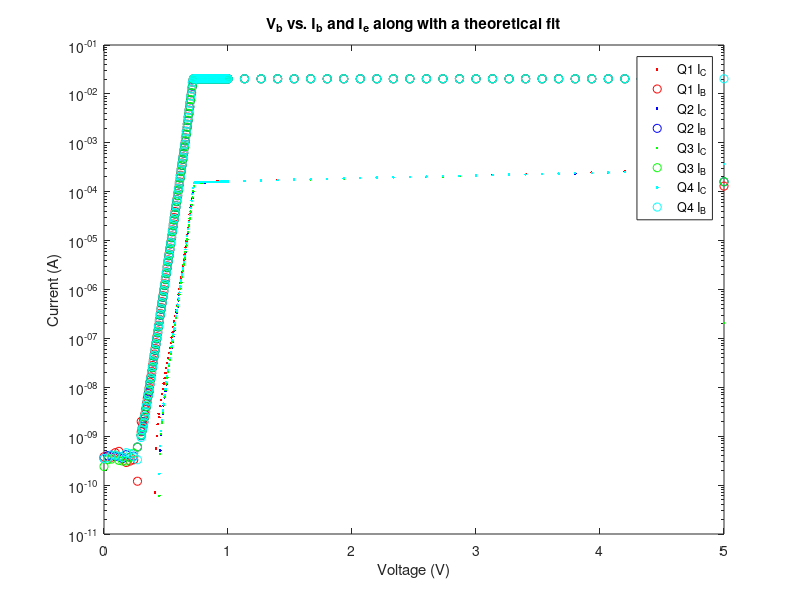

This figure's MATLAB source:
clearvars
close all

load exp1data.mat

figure(1)
semilogy(Vb, IbQ1, 'r.', ...
     Vb, -negIeQ1, 'ro',...
     Vb, IbQ2, 'b.', ...
     Vb, -negIeQ2, 'bo', ...
     Vb, IbQ3, 'g.', ...
     Vb, -negIeQ3, 'go', ...
     Vb, IbQ4, 'c.', ...
     Vb, -negIeQ4, 'co');
title('V_b vs. I_b and I_e along with a theoretical fit')
xlabel('Voltage (V)')
ylabel('Current (A)')
legend('Q1 I_{C}', 'Q1 I_{B}',...
    'Q2 I_{C}', 'Q2 I_{B}', ...
    'Q3 I_{C}', 'Q3 I_{B}', ...
    'Q4 I_{C}', 'Q4 I_{B}')


